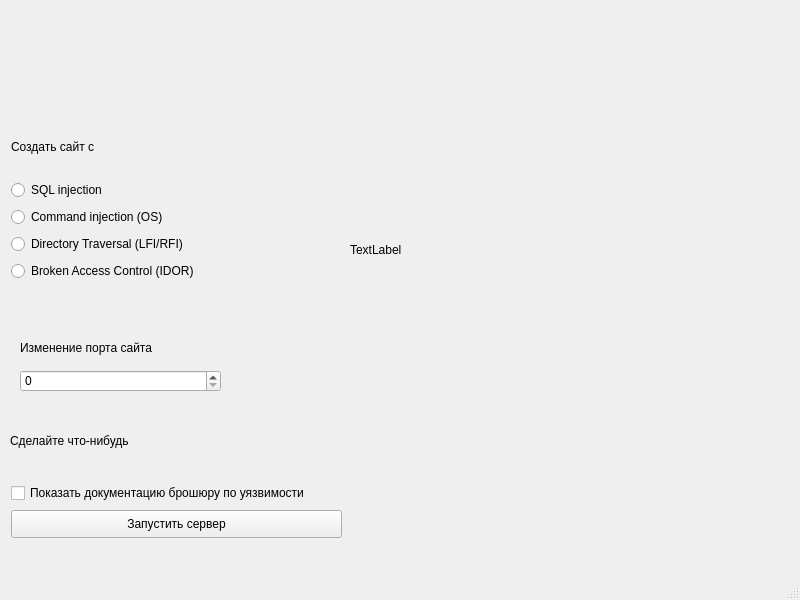
<?xml version="1.0" encoding="UTF-8"?>
<ui version="4.0">
 <class>MainWindow</class>
 <widget class="QMainWindow" name="MainWindow">
  <property name="geometry">
   <rect>
    <x>0</x>
    <y>0</y>
    <width>800</width>
    <height>600</height>
   </rect>
  </property>
  <property name="windowTitle">
   <string>MainWindow</string>
  </property>
  <widget class="QWidget" name="centralwidget">
   <widget class="QLabel" name="label_2">
    <property name="geometry">
     <rect>
      <x>11</x>
      <y>131</y>
      <width>231</width>
      <height>31</height>
     </rect>
    </property>
    <property name="text">
     <string>Создать сайт с</string>
    </property>
   </widget>
   <widget class="QRadioButton" name="radiosqlinjection">
    <property name="geometry">
     <rect>
      <x>11</x>
      <y>180</y>
      <width>102</width>
      <height>20</height>
     </rect>
    </property>
    <property name="text">
     <string>SQL injection</string>
    </property>
   </widget>
   <widget class="QRadioButton" name="radioButton">
    <property name="geometry">
     <rect>
      <x>11</x>
      <y>207</y>
      <width>168</width>
      <height>20</height>
     </rect>
    </property>
    <property name="text">
     <string>Command injection (OS)</string>
    </property>
   </widget>
   <widget class="QRadioButton" name="radioButton_2">
    <property name="geometry">
     <rect>
      <x>11</x>
      <y>234</y>
      <width>201</width>
      <height>20</height>
     </rect>
    </property>
    <property name="text">
     <string>Directory Traversal (LFI/RFI)</string>
    </property>
   </widget>
   <widget class="QRadioButton" name="radioButton_3">
    <property name="geometry">
     <rect>
      <x>11</x>
      <y>261</y>
      <width>221</width>
      <height>20</height>
     </rect>
    </property>
    <property name="text">
     <string>Broken Access Control (IDOR)</string>
    </property>
   </widget>
   <widget class="QLabel" name="label">
    <property name="geometry">
     <rect>
      <x>10</x>
      <y>430</y>
      <width>311</width>
      <height>21</height>
     </rect>
    </property>
    <property name="text">
     <string>Сделайте что-нибудь</string>
    </property>
   </widget>
   <widget class="QCheckBox" name="checkBox">
    <property name="geometry">
     <rect>
      <x>11</x>
      <y>483</y>
      <width>317</width>
      <height>20</height>
     </rect>
    </property>
    <property name="text">
     <string>Показать документацию брошюру по уязвимости</string>
    </property>
   </widget>
   <widget class="QPushButton" name="pushButton">
    <property name="geometry">
     <rect>
      <x>11</x>
      <y>510</y>
      <width>331</width>
      <height>28</height>
     </rect>
    </property>
    <property name="text">
     <string>Запустить сервер</string>
    </property>
   </widget>
   <widget class="QLabel" name="label_3">
    <property name="geometry">
     <rect>
      <x>350</x>
      <y>50</y>
      <width>400</width>
      <height>400</height>
     </rect>
    </property>
    <property name="text">
     <string>TextLabel</string>
    </property>
   </widget>
   <widget class="QSpinBox" name="spinBox">
    <property name="geometry">
     <rect>
      <x>20</x>
      <y>370</y>
      <width>201</width>
      <height>22</height>
     </rect>
    </property>
   </widget>
   <widget class="QLabel" name="label_4">
    <property name="geometry">
     <rect>
      <x>20</x>
      <y>340</y>
      <width>181</width>
      <height>16</height>
     </rect>
    </property>
    <property name="text">
     <string>Изменение порта сайта</string>
    </property>
   </widget>
  </widget>
  <widget class="QMenuBar" name="menubar">
   <property name="geometry">
    <rect>
     <x>0</x>
     <y>0</y>
     <width>800</width>
     <height>26</height>
    </rect>
   </property>
  </widget>
  <widget class="QStatusBar" name="statusbar"/>
 </widget>
 <resources/>
 <connections/>
</ui>
